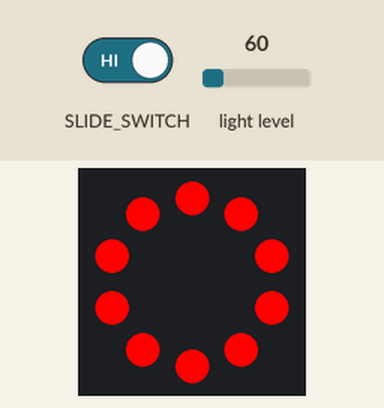
The program below on a simulated Circuit Playground running CircuitPython. Parts: the board's ring of 10 RGB LEDs (number 0 left of the top, counting anticlockwise). The test bench sets the inputs (shaded band); at power-on: light level 60. Files the program writes start out absent; what the program prints to the serial console is not drawn. At 15.8 s the program ends and the board releases its pins; the recording ends there.

Above: at 0.1 s.
At 2.1 s:
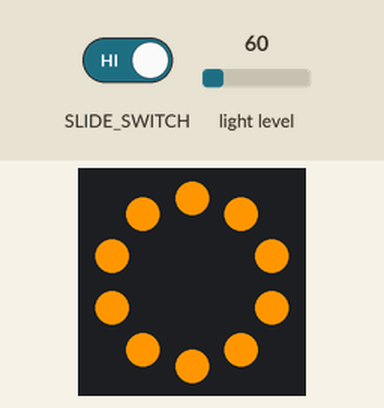
At 4.1 s:
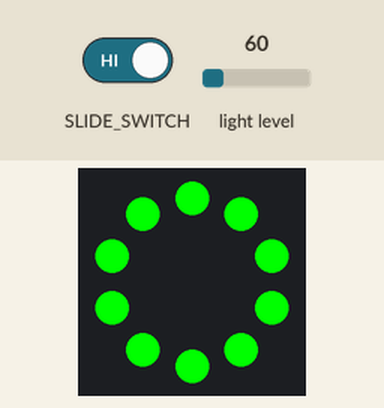

Measured:
- what the display in image 1 shows lasts 2.0 s, from 2.0 s to 4.0 s
- what the display in image 2 shows lasts 0.5 s, from 4.0 s to 4.5 s

The program:

lightsensor_write_csv_10seconds.py
```python
# read the light sensor

import board, analogio, time, neopixel
from adafruit_circuitplayground import cp

lightlist = []
time_step = 0.01

RED    = (255,   0, 0)
YELLOW = (255, 150, 0)
GREEN  = (  0, 255, 0)
BLACK  = (  0,   0, 0)

if cp.switch:
    print("Can't write to USB. Please flip the switch and reconnect.")
else:
    print("All fine. Data will be saved in the data.csv after 10 seconds.")

cp.pixels.fill(RED)
time.sleep(2)
cp.pixels.fill(YELLOW)
time.sleep(2)
cp.pixels.fill(GREEN)
time.sleep(0.5)
cp.pixels.fill(BLACK)

start = time.monotonic()

while start + 11 > time.monotonic():
    light_value = cp.light
    print("(",light_value,")")
    lightlist.append(light_value)
    time.sleep(time_step)

print("Collected",len(lightlist),"values.")

if cp.switch:
    print("Can't write to data.csv. Please flip the switch and reboot.")
else:
    print("Writing to data.csv")

try:
    with open("/data.csv", "a") as fp:
        for i in range(len(lightlist)):
            fp.write(f'{i * time_step},{lightlist[i]}\n')
        fp.flush()
except OSError as e:
    delay = 0.5
    if e.args[0] == 28:
        delay = 0.25
    while True:
        time.sleep(delay)

print("Done.")
```
